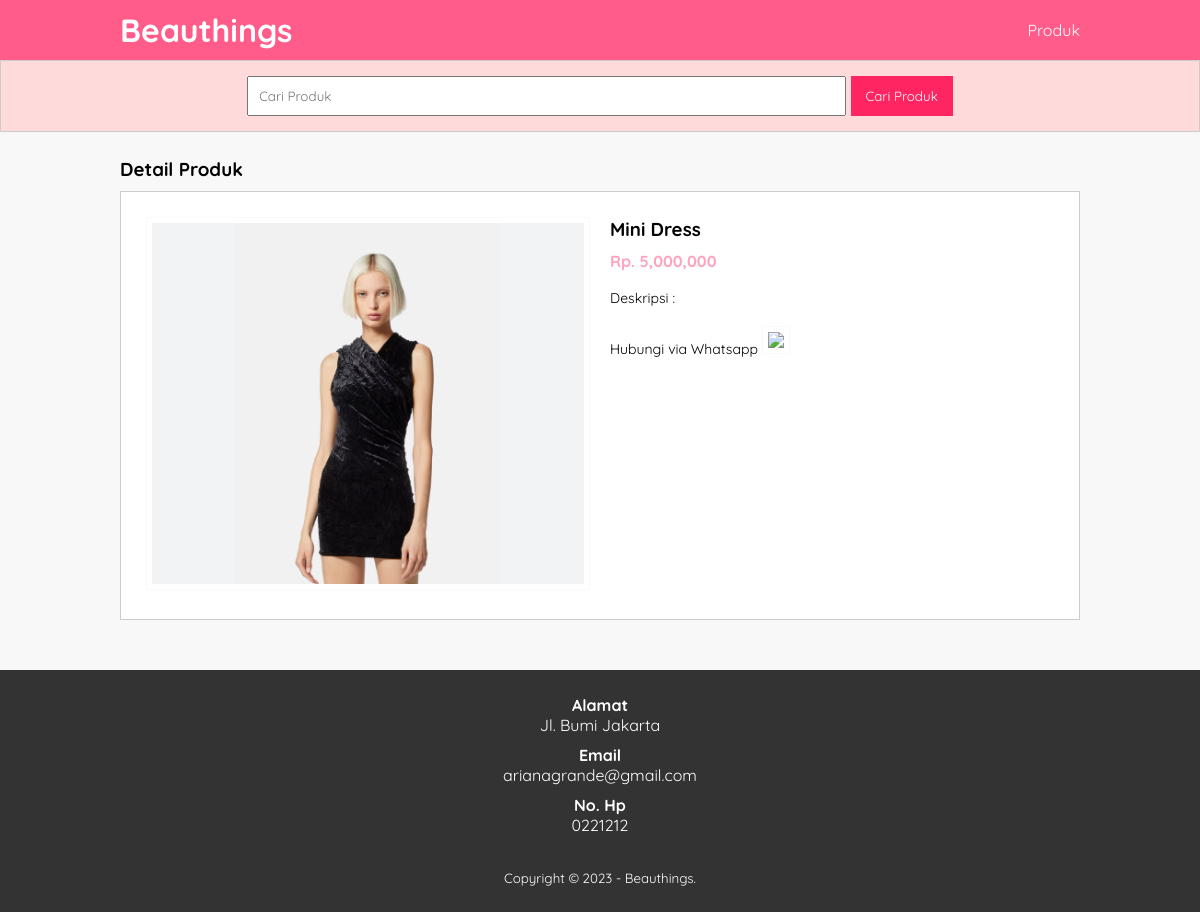
The page /detail_produk.php?id=5 on the database its author committed.
### tables this page shows
CREATE TABLE `tb_product` (
  `product_id` int(11) NOT NULL,
  `category_id` int(11) NOT NULL,
  `product_name` varchar(255) NOT NULL,
  `product_price` int(11) NOT NULL,
  `product_desc` text NOT NULL,
  `product_image` varchar(255) NOT NULL,
  `product_status` tinyint(1) NOT NULL,
  `date_created` date NOT NULL
);

### detail_produk.php (the view, shortened to what this page needs)
<?php
	include 'db.php';
	$kontak = mysqli_query($conn, "SELECT admin_telp, admin_email, admin_address FROM tb_admin WHERE admin_id = 1");
	$a = mysqli_fetch_object($kontak);
	$produk = mysqli_query($conn, "SELECT * FROM tb_product WHERE product_id = '".$_GET['id']."' ");
	$p = mysqli_fetch_object($produk);
?>
<!DOCTYPE html>
<html>
<head>
	<link rel="stylesheet" type="text/css" href="css/style.css">
</head>
<body>
	<header>
		<div class="container">
			<h1><a href="index.php">Beauthings</a></h1>
			<ul>
				<li><a href="produk.php">Produk</a></li>
			</ul>
		</div>
	</header>
	<div class="search">
		<div class="container">
			<form action="produk.php">
				<input type="text" name="search" placeholder="Cari Produk" value="<?php echo $_GET['search'] ?>">
				<input type="submit" name="cari" value="Cari Produk">
			</form>
		</div>
	</div>
	<div class="section">
		<div class="container">
			<h3>Detail Produk</h3>
			<div class="box">
				<div class="col-2">
					<img src="produk/<?php echo $p->product_image ?>" width="100%">
				</div>
				<div class="col-2">
					<h3><?php echo $p->product_name ?></h3>
					<h4>Rp. <?php echo number_format($p->product_price) ?></h4>
					<p>Deskripsi :<br>
					</p>
					<p><a href="https://api.whatsapp.com/send?phone=<?php echo $a->admin_telp ?>&text=Hai, saya tertarik dengan produk Anda." target="_blank">
						Hubungi via Whatsapp
						<img src="img/wa.png" width="50px"></a>
					</p>
				</div>
			</div>
		</div>
	</div>
	<div class="footer">
		<div class="container">
			<h4>Alamat</h4>
			<p><?php echo $a->admin_address ?></p>
			<h4>Email</h4>
			<p><?php echo $a->admin_email ?></p>
			<h4>No. Hp</h4>
			<p><?php echo $a->admin_telp ?></p>
			<small>Copyright &copy; 2023 - Beauthings.</small>
		</div>
	</div>
</body>
</html>

### style.css (style rules this page uses)
* { padding:0; margin:0; font-family: 'Quicksand', sans-serif; }
body { background-color: #f8f8f8; }
a { color: inherit; text-decoration: none; }
header { background-color: #ff5c8a; color: #fff; }
header h1 { float: left; padding:10px 0; }
header ul { float: right; }
header ul li { display: inline-block; }
header ul li a { padding:20px 0 20px 15px; display: inline-block; }
.container { width: 80%; margin:0 auto; }
.container:after { content: ''; display: block; clear: both; }
.section { padding:25px 0; }
.box { background-color: #fff; border:1px solid #ccc; padding:15px; box-sizing: border-box; margin:10px 0 25px 0; }
.box:after { content: ''; display: block; clear: both; }
.search { padding:15px 0; background-color: rgb(255, 218, 218); border:1px solid #ccc; text-align: center; }
.search input[type=text] { width: 60%; padding:10px; }
.search input[type=submit] { padding:12px 15px; background-color: #ff2563; color:#fff; border:none; cursor: pointer; }
.footer { padding:25px 0; background-color: #333; color: #fff; text-align: center; }
.footer p { margin-bottom: 10px; }
.footer small { margin-top: 25px; display: inline-block; }
.col-2 { width: 50%; min-height: 200px; padding:10px; box-sizing: border-box; float: left; }
.col-2 img { border:1px solid #f9f9f9; padding:5px; box-sizing: border-box; }
.col-2 h3 { margin-bottom: 10px; }
.col-2 h4 { color: #ffa3bd; }
.col-2 p { margin:15px 0; text-align: justify; line-height: 25px; font-size:14px; }

### rows shown on the page
tb_product: product_image (picture), product_name "Mini Dress", product_price "5,000,000"

### other values the page prints
$a->admin_address "Jl. Bumi Jakarta"
$a->admin_email "arianagrande@gmail.com"
$a->admin_telp "0221212"
